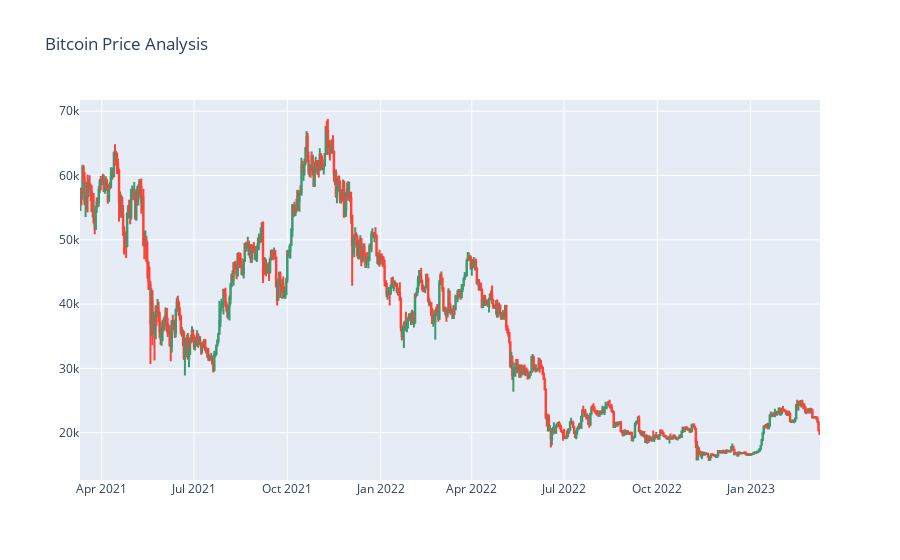

Notebook source saved alongside this figure:
### Code cell
import plotly.graph_objects as go
figure = go.Figure(data=[go.Candlestick(x=data["Date"],
                                        open=data["Open"], 
                                        high=data["High"],
                                        low=data["Low"], 
                                        close=data["Close"])])
figure.update_layout(title = "Bitcoin Price Analysis", 
                     xaxis_rangeslider_visible=False)
figure.show()

### Figure 1 — Plotly figure (JSON) as saved in the notebook; plotly's stock layout.template omitted (floating-point values rounded to 4 significant figures; data arrays with more than 128 entries replaced by an {"elided": "..."} marker saying what was removed)
{"data": [{"close": {"elided": "730 float values"}, "high": {"elided": "730 float values"}, "low": {"elided": "730 float values"}, "open": {"elided": "730 float values"}, "type": "candlestick", "x": {"elided": "730 str values"}}], "layout": {"title": {"text": "Bitcoin Price Analysis"}, "xaxis": {"rangeslider": {"visible": false}}}}
